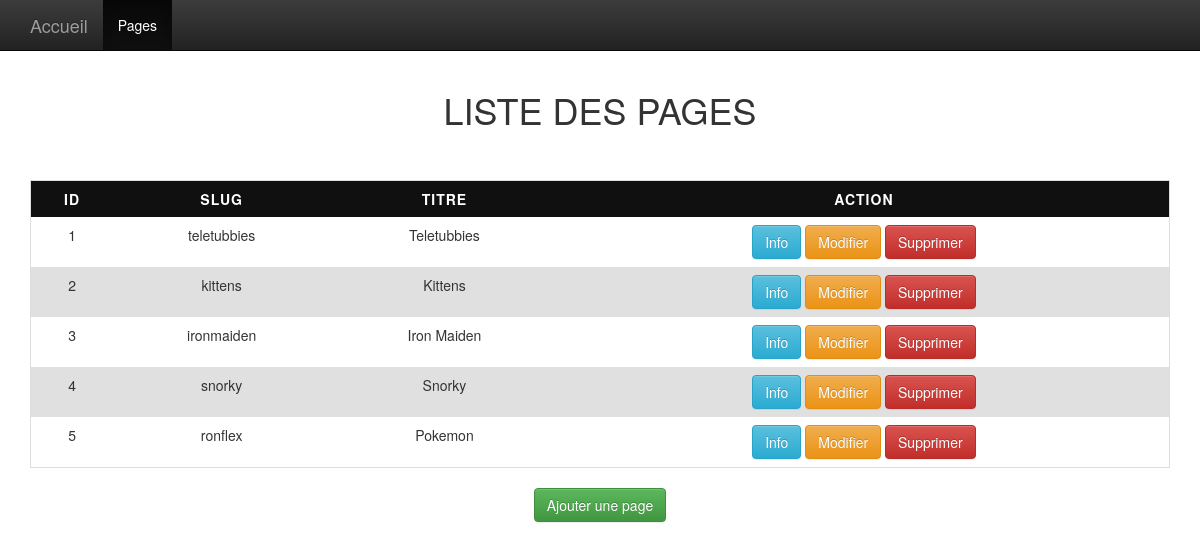
The app's page /admin/index.php with its own data.
### tables this page shows
CREATE TABLE IF NOT EXISTS `page` (
`id` int(11) NOT NULL,
  `slug` varchar(100) NOT NULL,
  `h1` varchar(100) NOT NULL,
  `body` text NOT NULL,
  `title` varchar(100) NOT NULL,
  `img` varchar(200) NOT NULL,
  `span_text` varchar(200) NOT NULL,
  `span_class` varchar(100) NOT NULL
);

### controller/pageController.php (called while the page is built, shortened)
<?php
class PageController
{
    public function __construct(\PDO $PDO)
    {
        $this->repository = new PageRepository($PDO);
    }
    public function listeAction()
    {
        $data = $this->repository->findAll();
        require 'view/admin/pageList.php';
    }
}

### model/PageRepository.php (called while the page is built, shortened)
<?php
class PageRepository
{
    private $PDO;
    public function __construct(\PDO $PDO)
    {
        $this->PDO = $PDO;
    }
    public function findAll()
    {
        $sql = "SELECT
                    `id`,
                    `slug`,
                    `title`
                FROM
                    `page`
                ";
        $stmt = $this->PDO->prepare($sql);
        $stmt->execute();
        return $stmt->fetchAll(\PDO::FETCH_OBJ);
    }
}

### view/admin/pageList.php (the view, shortened to what this page needs)
<!DOCTYPE html>
<html lang="en">
<head>
    <link href="../bootstrap/css/bootstrap.css" rel="stylesheet">
    <link href="../bootstrap/css/" rel="stylesheet">
    <link href="../bootstrap/css/bootstrap-theme.min.css" rel="stylesheet">
</head>
<body role="document">
<nav class="navbar navbar-inverse navbar-fixed-top">
    <div class="container">
        <div class="navbar-header">
            <a class="navbar-brand" href="../">Accueil</a>
        </div>
        <div id="navbar" class="navbar-collapse collapse">
            <ul class="nav navbar-nav">
                <li class="active"><a href="">Pages</a></li>
            </ul>
        </div>
    </div>
</nav>
<div class="container theme-showcase" role="main">
    <h1>Liste des Pages</h1>
    <table class="table-bordered table-responsive table">
        <thead>
            <tr>
                <th>ID</th>
                <th>Slug</th>
                <th>Titre</th>
                <th>Action</th>
            </tr>
        </thead>
        <?php foreach($data as $page):?>
            <tr>
                <td><?=$page->id?></td>
                <td><?=$page->slug?></td>
                <td><?=$page->title?></td>
                <td>
                    <a class="btn btn-info" href="./?a=details&id=<?=$page->id?>">Info</a>
                    <a class="btn btn-warning" href="./?a=modifier&id=<?=$page->id?>">Modifier</a>
                    <a class="btn btn-danger" href="./?a=supprimer&id=<?=$page->id?>">Supprimer</a>
                </td>
            </tr>
        <?php endforeach;?>
    </table>
    <a class="btn btn-success" href="./?a=ajouter">Ajouter une page</a>
</div>
</body>
</html>

### view/admin/pageList.php (style rules this page uses)
body, td, th { padding-top: 70px; text-align: center; }
h1 { text-align: center; margin-bottom: 50px; text-transform: uppercase; }
thead { background: #101010; color: white; text-transform: uppercase; letter-spacing: 1px; }
tr:nth-child(even) { background: #e0e0e0; }
thead tr th, tbody tr td { border: 0 !important; }

### records on screen
page: id "1", slug "teletubbies", title "Teletubbies"
page: id "2", slug "kittens", title "Kittens"
page: id "3", slug "ironmaiden", title "Iron Maiden"
page: id "4", slug "snorky", title "Snorky"
page: id "5", slug "ronflex", title "Pokemon"
